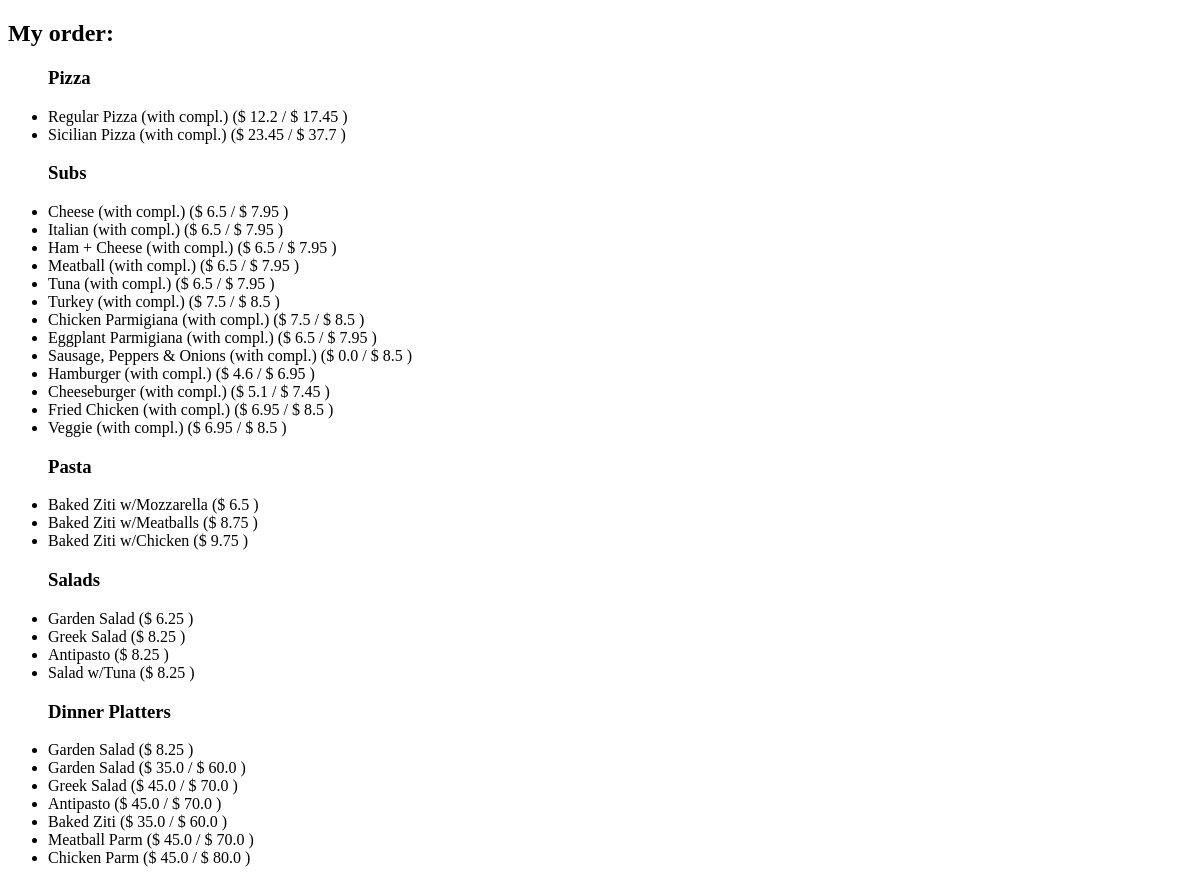
The page /menu/ on the database as committed earlier.
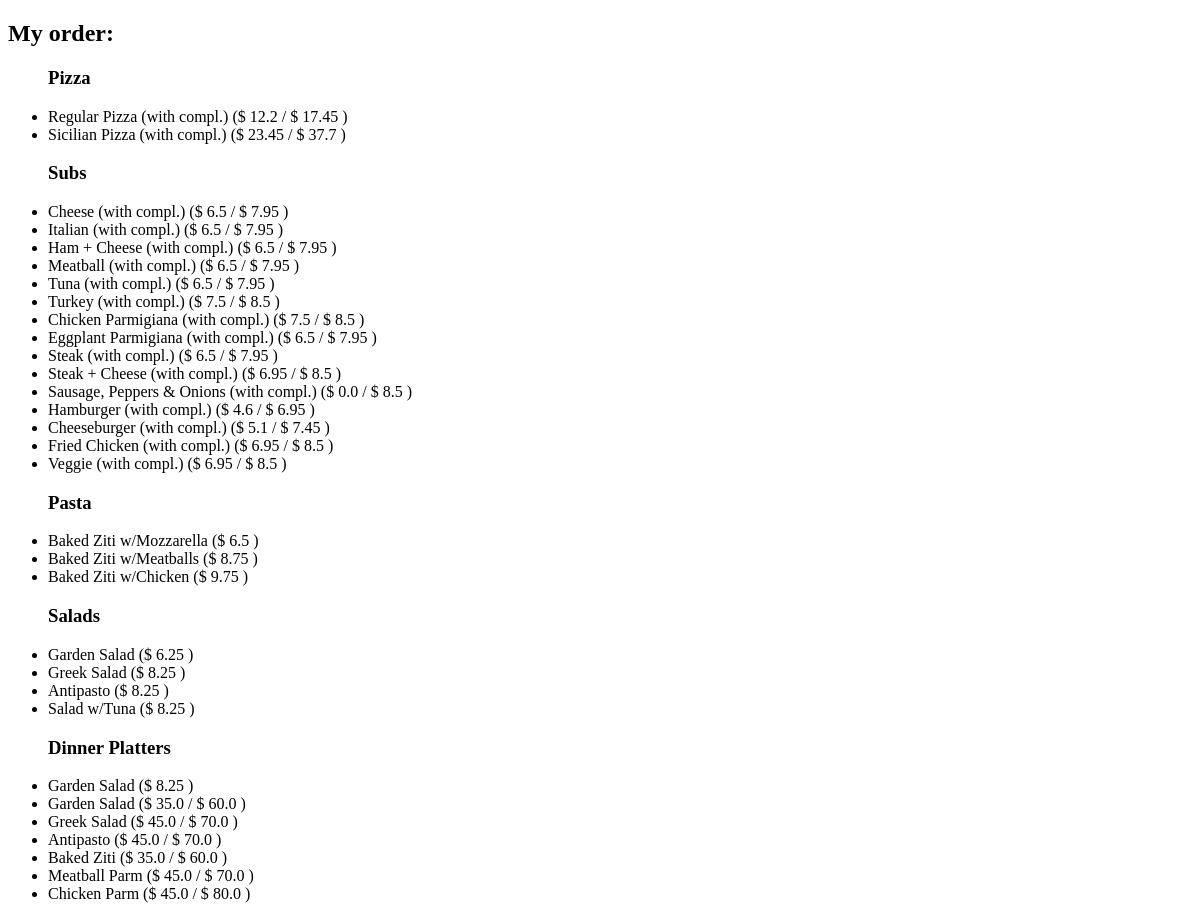
The same page on the database as committed later.
### orders/models.py (models this page shows, shortened)
class Categorie(models.Model):
    name = models.CharField(max_length=15, blank=False)
    subtype = models.IntegerField(default=0, blank=False)

class Dish(models.Model):
    categorie = models.ForeignKey(Categorie, on_delete=models.CASCADE)
    name = models.CharField(max_length=30, blank=False)
    complement = models.BooleanField(default=False, blank=True)

### orders/views.py (the view)
# urls.py: path("menu/", views.menu, name="menu"),
def menu(request):
    dishes_list = []
    dish_normall_price = Price.objects.filter(categorie_id=1)
    for item in dish_normall_price:
        dishes_list.append({
            'id': item.dish_id,
            'categorie_id': item.dish.categorie_id,
            'name': item.dish.name,
            'small': float(item.small),
            'large': float(item.large),
            'is_compl': Categorie.objects.filter(
                subtype=item.dish.categorie_id).count() != 0  # :)))))
        })
    content = {'categories_list': Categorie.objects.all(), 'dishes_list': dishes_list}
    return render(request, 'menu.html', content)

### orders/templates/menu.html (shortened to what this page needs)
<!DOCTYPE html>
<html lang="en" xmlns="http://www.w3.org/1999/html">
<head>
    {% load static %}
</head>
<body>
    <div class="container">
        <h2 id="title_order">My order:</h2>
        <div class="body_menu">
            <div name="dishes">
                <ul id="dishes_list">
                {% for categorie in categories_list %}
                    {% if not categorie.subtype %}
                        <h3 class="ctgr_name" id="ctgr{{ categorie.id }}">{{ categorie.name }}</h3>
                        <div class="ctgr{{ categorie.id}}">
                            {% for dish in dishes_list %}
                                {% if categorie.id == dish.categorie_id %}
                                    <li class="dish" id="{{ dish.id }}">{{ dish.name }}
                                        {% if dish.is_compl%}
                                          (with compl.)
                                        {% endif %}
                                        ($ {{ dish.small }}
                                        {% if dish.large > 0 %}
                                             / $ {{ dish.large }}
                                        {% endif %}
                                        )
                                    </li>
                                {% endif %}
                            {% endfor %}
                        </div>
                    {% endif %}
                {% endfor %}
                </ul>
            </div>
        </div>
    </div>
</body>
</html>

### orders/templates/menu.html (style rules this page uses)
.body_menu { max-width: 50%; }

Rows that differ between the two databases and show on the page:
now on this page (row edited): Dish: name "Steak"
now on this page (row edited): Dish: name "Steak + Cheese"
Other text that changed with them:
new list line: "(with compl.) ($ 6.5 / $ 7.95 )"
new list line: "(with compl.) ($ 6.95 / $ 8.5 )"
